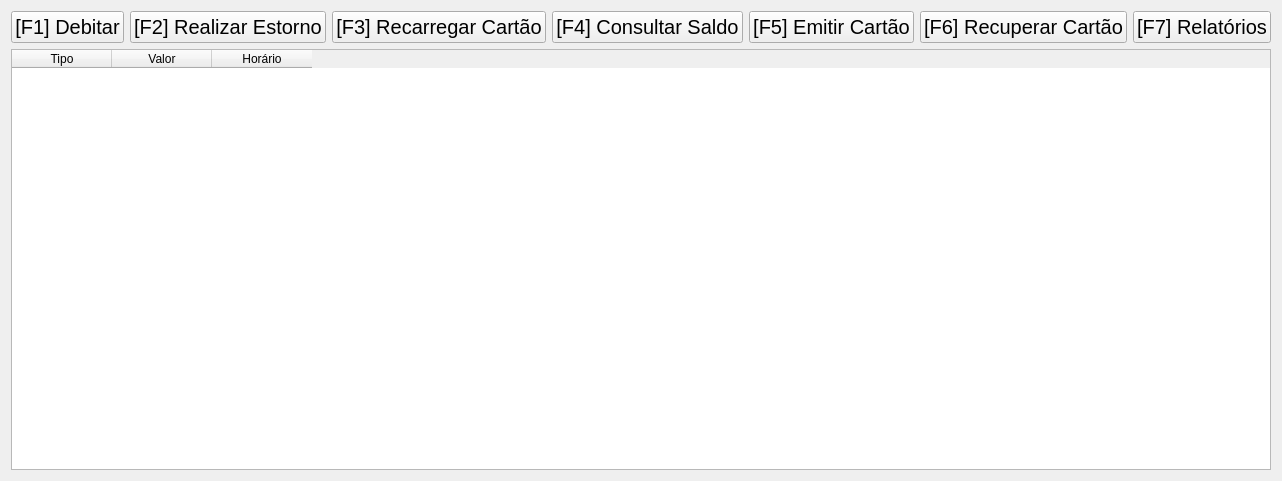
<?xml version="1.0" encoding="UTF-8"?>
<ui version="4.0">
 <class>MainWindow</class>
 <widget class="QMainWindow" name="MainWindow">
  <property name="geometry">
   <rect>
    <x>0</x>
    <y>0</y>
    <width>1260</width>
    <height>481</height>
   </rect>
  </property>
  <property name="windowTitle">
   <string>Mariana Cafeteria</string>
  </property>
  <widget class="QWidget" name="centralWidget">
   <layout class="QVBoxLayout" name="verticalLayout">
    <item>
     <layout class="QHBoxLayout" name="horizontalLayout">
      <item>
       <widget class="QPushButton" name="novaOperacao">
        <property name="font">
         <font>
          <pointsize>15</pointsize>
         </font>
        </property>
        <property name="text">
         <string>[F1] Debitar</string>
        </property>
        <property name="shortcut">
         <string>F1</string>
        </property>
       </widget>
      </item>
      <item>
       <widget class="QPushButton" name="realizarEstorno">
        <property name="font">
         <font>
          <pointsize>15</pointsize>
         </font>
        </property>
        <property name="text">
         <string>[F2] Realizar Estorno</string>
        </property>
        <property name="shortcut">
         <string>F2</string>
        </property>
       </widget>
      </item>
      <item>
       <widget class="QPushButton" name="recarregar">
        <property name="font">
         <font>
          <pointsize>15</pointsize>
         </font>
        </property>
        <property name="text">
         <string>[F3] Recarregar Cartão</string>
        </property>
        <property name="shortcut">
         <string>F3</string>
        </property>
       </widget>
      </item>
      <item>
       <widget class="QPushButton" name="consultaSaldo">
        <property name="font">
         <font>
          <pointsize>15</pointsize>
         </font>
        </property>
        <property name="text">
         <string>[F4] Consultar Saldo</string>
        </property>
       </widget>
      </item>
      <item>
       <widget class="QPushButton" name="emitirCartao">
        <property name="font">
         <font>
          <pointsize>15</pointsize>
         </font>
        </property>
        <property name="text">
         <string>[F5] Emitir Cartão</string>
        </property>
       </widget>
      </item>
      <item>
       <widget class="QPushButton" name="recuperarCartao">
        <property name="font">
         <font>
          <pointsize>15</pointsize>
         </font>
        </property>
        <property name="text">
         <string>[F6] Recuperar Cartão</string>
        </property>
       </widget>
      </item>
      <item>
       <widget class="QPushButton" name="pushButton_8">
        <property name="font">
         <font>
          <pointsize>15</pointsize>
         </font>
        </property>
        <property name="text">
         <string>[F7] Relatórios</string>
        </property>
       </widget>
      </item>
     </layout>
    </item>
    <item>
     <widget class="QTableWidget" name="tableWidget">
      <attribute name="horizontalHeaderStretchLastSection">
       <bool>false</bool>
      </attribute>
      <attribute name="verticalHeaderVisible">
       <bool>false</bool>
      </attribute>
      <column>
       <property name="text">
        <string>Tipo</string>
       </property>
      </column>
      <column>
       <property name="text">
        <string>Valor</string>
       </property>
      </column>
      <column>
       <property name="text">
        <string>Horário</string>
       </property>
      </column>
     </widget>
    </item>
   </layout>
  </widget>
  <widget class="QMenuBar" name="menuBar">
   <property name="geometry">
    <rect>
     <x>0</x>
     <y>0</y>
     <width>1260</width>
     <height>22</height>
    </rect>
   </property>
  </widget>
 </widget>
 <layoutdefault spacing="6" margin="11"/>
 <resources/>
 <connections/>
</ui>
